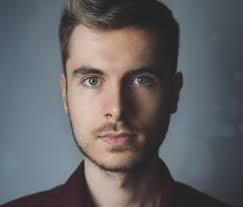
//> input picture images/face1.jpg, 243 x 207 px
$ ./main   (built with g++ and OpenCV 4)
//> lines starting //> are read from the running program, lines starting //| are printed output that depends on the picture; after the words box and inside, x2 and y2 are one past the last pixel; in counts of white or black regions, pixels touching at a corner belong together
/*
	TEAM: PLEASE SLACK ME WHEN ATTEMPTING TO INSTALL THIS AS I WILL WRITE TO YOU WHAT FEW CHANGES YOU MUST MAKE FROM THIS TUTORIAL
	https://www.opencv-srf.com/2017/11/install-opencv-with-visual-studio.html
*/


//#include "stdafx.h"

#include <opencv2/opencv.hpp>
#include <iostream>
#include <string>

using namespace std;
using namespace cv;

/** Function Headers */
void detectAndDisplay(Mat frame);

/** Global variables */
CascadeClassifier face_cascade;
CascadeClassifier eyes_cascade;

int main(int argc, char** argv)
{
	// Read the image file
	Mat image = imread("C:/Users/Edwin/source/repos/senior_project/images/face1.jpg");
//> image is the input picture: 207 rows x 243 cols, CV_8UC3; mean B, G, R 100.3, 98.9, 99.5
	CommandLineParser parser(argc, argv,
		"{help h||}"
		"{face_cascade|data/haarcascades/haarcascade_frontalface_alt.xml|Path to face cascade.}"
		"{eyes_cascade|data/haarcascades/haarcascade_eye_tree_eyeglasses.xml|Path to eyes cascade.}"
		"{camera|0|Camera device number.}");

	parser.about("\nThis program demonstrates using the cv::CascadeClassifier class to detect objects (Face + eyes) in a video stream.\n"
		"You can use Haar or LBP features.\n\n");
	parser.printMessage();

	String face_cascade_name = samples::findFile(parser.get<String>("face_cascade"));
	String eyes_cascade_name = samples::findFile(parser.get<String>("eyes_cascade"));

	//-- 1. Load the cascades
	if (!face_cascade.load(face_cascade_name))
	{
		cout << "--(!)Error loading face cascade\n";
		return -1;
	};
	if (!eyes_cascade.load(eyes_cascade_name))
	{
		cout << "--(!)Error loading eyes cascade\n";
		return -1;
	};

	if (image.empty()) // Check for failure
	{
		cout << "Could not open or find the image" << endl;
		system("pause"); //wait for any key press
		return -1;
	}

	detectAndDisplay(image);

	return 0;
}

void detectAndDisplay(Mat frame)
{
	Mat frame_gray;
	cvtColor(frame, frame_gray, COLOR_BGR2GRAY);
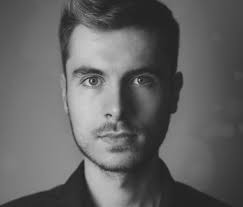
//> frame_gray: 207 rows x 243 cols, CV_8UC1; min 25, max 211, mean 99.3
	equalizeHist(frame_gray, frame_gray);
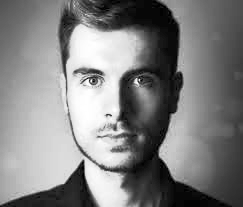
//> frame_gray: 207 rows x 243 cols, CV_8UC1; min 0, max 255, mean 128.5

	//-- Detect faces
	std::vector<Rect> faces;
	face_cascade.detectMultiScale(frame_gray, faces);
//> faces = 1 Rect (x, y, width, height): [48, 29, 134, 134]

	for (size_t i = 0; i < faces.size(); i++)
	{
		Point center(faces[i].x + faces[i].width / 2, faces[i].y + faces[i].height / 2);
		ellipse(frame, center, Size(faces[i].width / 2, faces[i].height / 2), 0, 0, 360, Scalar(255, 0, 255), 4);

		Mat faceROI = frame_gray(faces[i]);

		//-- In each face, detect eyes
		std::vector<Rect> eyes;
		eyes_cascade.detectMultiScale(faceROI, eyes);

		for (size_t j = 0; j < eyes.size(); j++)
		{
			Point eye_center(faces[i].x + eyes[j].x + eyes[j].width / 2, faces[i].y + eyes[j].y + eyes[j].height / 2);
			int radius = cvRound((eyes[j].width + eyes[j].height) * 0.25);
			circle(frame, eye_center, radius, Scalar(255, 0, 0), 4);
		}
	}
//> this loop made 1 pass
//> center on pass 1: Point(115, 96)
//> pass 1, in detectAndDisplay, `Mat faceROI = frame_gray(faces[i]);`:
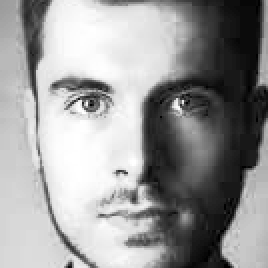
//> faceROI: 134 rows x 134 cols, CV_8UC1 (shown 2 times larger); min 0, max 255, mean 152.6
//> after the loop:
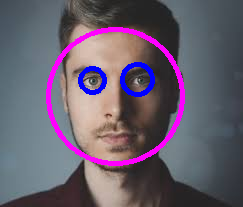
//> frame: 207 rows x 243 cols, CV_8UC3; 5.86% of pixels changed, all inside (x1, y1, x2, y2) = (46, 27, 185, 166)
	String windowName = "My HelloWorld Window"; //Name of the window

	namedWindow(windowName); // Create a window

	imshow(windowName, frame); // Show our image inside the created window.

	waitKey(0); // Wait for any keystroke in the window

	destroyWindow(windowName); //destroy the created window
}
